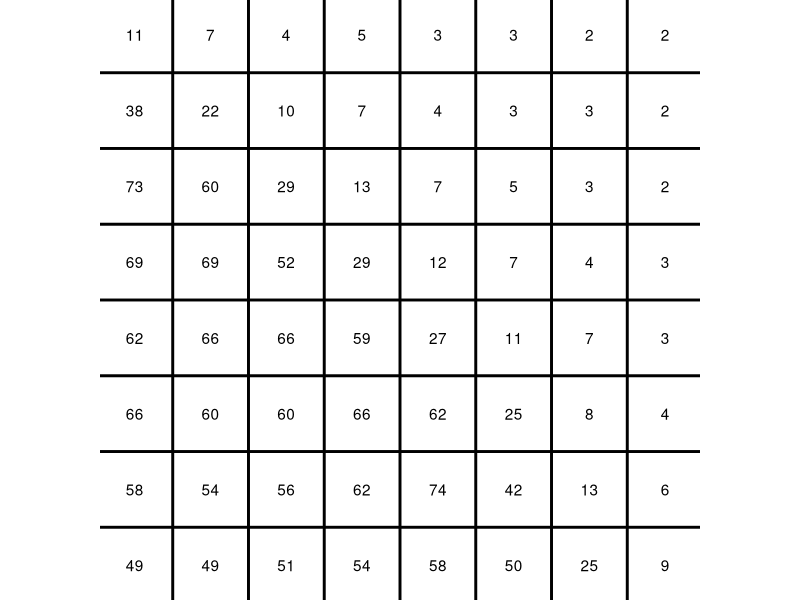

R code for this plot: (Note: this script raises an error after producing the figure.)
# Show effect of filter on an image and their pixel values. 



library(reshape2)
library(ggplot2)

# Change it
# setwd('/Users/apoliti/ownCloud/Teaching/Fundamentals_in_Imaging2/Slidematerial/')
dataset <- read.csv('pixel_values_associatedtoRfile.txt', sep = '\t', header = F)

dataset <- as.matrix(dataset)
dataset <- dataset[1:9,1:9]
# ----
colnames(dataset) <- seq(1,dim(dataset)[1])-0.5
rownames(dataset) <- seq(1,dim(dataset)[2])+0.5

# ----
vecDataset <- melt(dataset)

dimM <- 9
idx <- 1
pos <- 1
p <- ggplot(data = vecDataset, aes(x = Var2, y = -Var1))
#p <- p + geom_raster(aes())
p <- p + theme_void() + theme(legend.position = "none")
#p <- p + scale_fill_gradient(low = "black", high = "white", limits = c(0,110) )
p <- p + geom_text(aes(label = value), colour = "black")
p <- p + geom_vline(xintercept = seq(1,dimM,1), color="black", size=1) 
p <- p + geom_hline(yintercept = -seq(1,dimM,1), color="black", size=1) 
p <- p + coord_fixed(xlim = c(0.4, dimM-1.4), ylim = c(-dimM+0.4, -1.4))
p <- p + theme(axis.title = element_blank(), 
               axis.text = element_blank(),
               legend.position = "none",
               panel.border = element_rect(line = "solid", fill = NA, size = 2))
p <- p + annotate("rect", xmin=0+pos, xmax=3+pos, ymin=-1, ymax=-4,   fill = "green2", alpha = 0.3)

p

ggsave(plot = p, file = paste0("pixel_values_filter_", pos, ".png"), width = 3, height = 3, device = "png")


# ----
dimM <- 9
idx <- 1
pos <- 1
vecDataset <- melt(dataset)
vecDataset$value <- NA
vecDataset$value[11] <- round(mean(dataset[1:3, 1:3]))
if (pos == 1) vecDataset$value[20] <- round(mean(dataset[1:3, 2:4]))
p <- ggplot(data = vecDataset, aes(x = Var2, y = -Var1))
#p <- p + geom_raster(aes())
p <- p + theme_void() + theme(legend.position = "none")
#p <- p + scale_fill_gradient(low = "black", high = "white", limits = c(0,110) )
p <- p + geom_text(aes(label = value), colour = "black")
p <- p + geom_vline(xintercept = seq(1,dimM,1), color="black", size=1) 
p <- p + geom_hline(yintercept = -seq(1,dimM,1), color="black", size=1) 
p <- p + coord_fixed(xlim = c(0.4, dimM-1.4), ylim = c(-dimM+0.4, -1.4))
p <- p + theme(axis.title = element_blank(), 
               axis.text = element_blank(),
               legend.position = "none",
               panel.border = element_rect(line = "solid", fill = NA, size = 2))
p <- p + annotate("rect", xmin=1+pos, xmax=2+pos, ymin=-2, ymax=-3,   fill = "darkgreen", alpha = 0.5)
p
ggsave(plot = p, file = paste0("pixel_values_mean_", pos, ".png"), width = 3, height = 3, device = "png")
